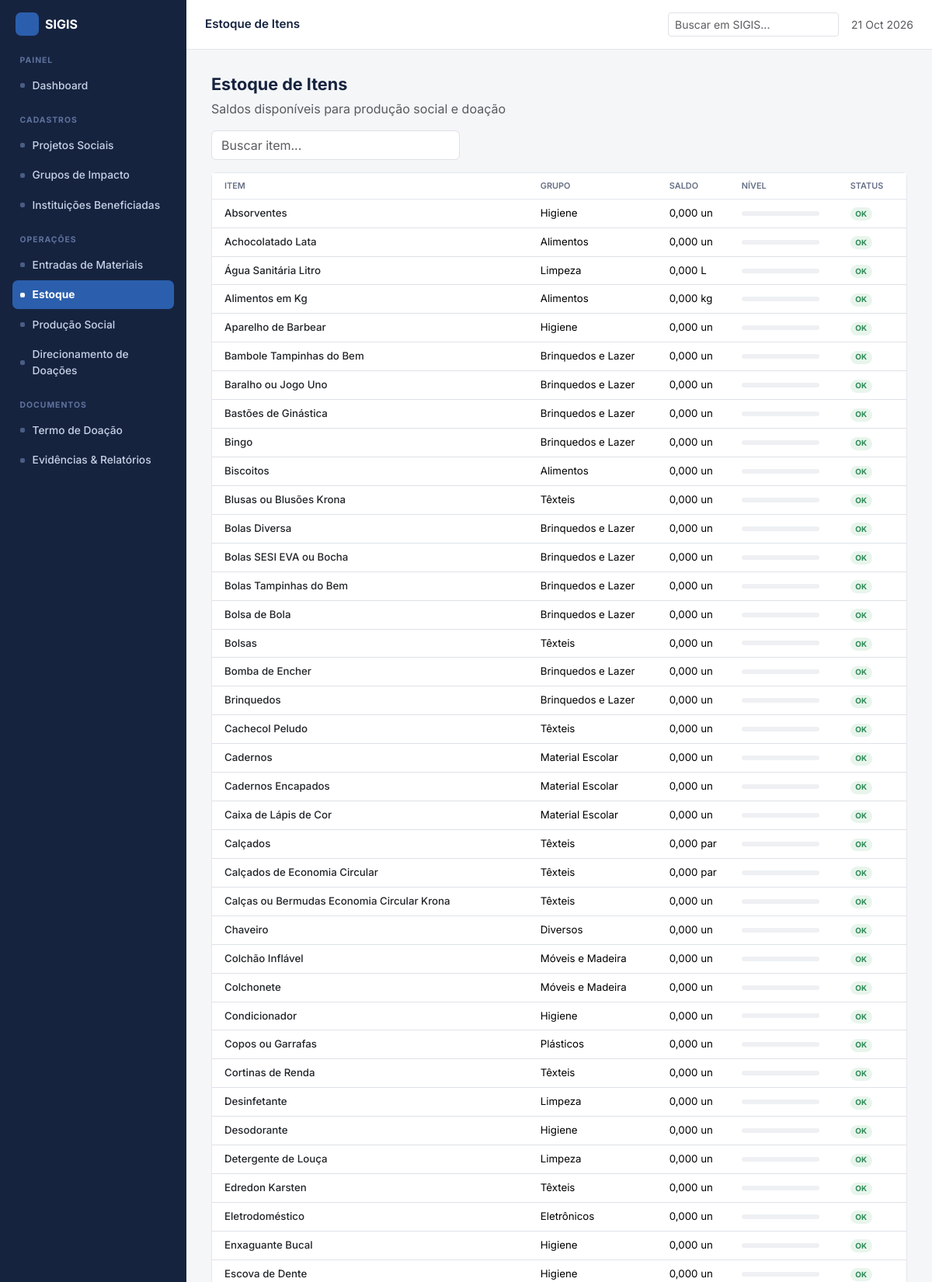
/estoque.php (signed in, upper part), run on the app's committed database.
### tables this page shows
CREATE TABLE estoque (
  id INT AUTO_INCREMENT PRIMARY KEY,
  item_id INT NOT NULL UNIQUE,
  saldo DECIMAL(12,3) NOT NULL DEFAULT 0,
  minimo DECIMAL(12,3) NOT NULL DEFAULT 0,
  FOREIGN KEY (item_id) REFERENCES itens(id)
);

CREATE TABLE itens (
  id INT AUTO_INCREMENT PRIMARY KEY,
  grupo_id INT NOT NULL,
  projeto_id INT NULL,
  nome VARCHAR(150) NOT NULL,
  unidade VARCHAR(20) NOT NULL,
  peso_unitario DECIMAL(10,3) NOT NULL DEFAULT 0,
  multiplicador DECIMAL(10,3) NOT NULL DEFAULT 0,
  FOREIGN KEY (grupo_id) REFERENCES grupos_impacto(id),
  FOREIGN KEY (projeto_id) REFERENCES projetos(id)
);

CREATE TABLE grupos_impacto (
  id INT AUTO_INCREMENT PRIMARY KEY,
  nome VARCHAR(100) NOT NULL,
  cor VARCHAR(7) NOT NULL DEFAULT '#2B5FAD'
);

### includes/functions.php (called while the page is built, shortened)
<?php
function fmt_num($n, $decimals = 0) {
    return number_format((float)$n, $decimals, ',', '.');
}
function e($s) {
    return htmlspecialchars((string)$s, ENT_QUOTES, 'UTF-8');
}

### estoque.php (the view, shortened to what this page needs)
<?php
require_once __DIR__ . '/includes/bootstrap.php';
$q = isset($_GET['q']) ? trim($_GET['q']) : '';
$sql = "SELECT es.*, i.nome as item_nome, i.unidade, g.nome as grupo_nome
        FROM estoque es
        JOIN itens i ON i.id = es.item_id
        LEFT JOIN grupos_impacto g ON g.id = i.grupo_id
        WHERE i.nome LIKE ?
        ORDER BY i.nome";
$stmt = $pdo->prepare($sql);
$stmt->execute(array('%' . $q . '%'));
$estoque = $stmt->fetchAll();
require __DIR__ . '/includes/layout_top.php';
?>
<div class="fw-bold mb-1" style="font-size:1.35rem">Estoque de Itens</div>
<div class="text-muted mb-3">Saldos disponíveis para produção social e doação</div>
<form method="get" class="mb-3">
  <input type="text" name="q" class="form-control" style="width:320px" placeholder="Buscar item..." value="<?php echo e($q); ?>" onchange="this.form.submit()">
</form>
<div class="card">
  <div class="table-responsive">
    <table class="table table-sigis mb-0">
      <thead><tr><th class="ps-3">Item</th><th>Grupo</th><th>Saldo</th><th>Nível</th><th class="pe-3">Status</th></tr></thead>
      <tbody>
        <?php foreach ($estoque as $e) {
            $statusLabel = $e['baixo'] ? 'Baixo' : 'OK';
            $statusBg = $e['baixo'] ? '#FBEDE3' : '#E8F5EC';
            $statusColor = $e['baixo'] ? '#C1662F' : '#2E8B57';
        ?>
          <tr>
            <td class="ps-3 fw-medium text-dark"><?php echo e($e['item_nome']); ?></td>
            <td><?php echo e($e['grupo_nome']); ?></td>
            <td><?php echo fmt_num($e['saldo'], 3) . ' ' . e($e['unidade']); ?></td>
            <td style="width:140px">
              <div class="nivel-track"><div class="nivel-fill" style="width:<?php echo $e['pct']; ?>%;background:<?php echo $statusColor; ?>"></div></div>
            </td>
            <td class="pe-3"><span class="badge rounded-pill" style="background:<?php echo $statusBg; ?>;color:<?php echo $statusColor; ?>;font-weight:700"><?php echo $statusLabel; ?></span></td>
          </tr>
        <?php } ?>
      </tbody>
    </table>
  </div>
</div>
<?php require __DIR__ . '/includes/layout_bottom.php'; ?>

### assets/css/style.css (style rules this page uses)
:root { --navy:#16233F; --blue:#2B5FAD; --blue-dark:#1E4685; --blue-mid:#5B85C4; --blue-light:#8FA8D6; --blue-pale:#C7D4EA; --bg:#F5F6F8; --border:#E3E6EB; --border-light:#F0F1F4; --muted:#667085; --muted2:#98A2B3; --green:#2E8B57; --green-bg:#E8F5EC; --orange:#C1662F; --orange-bg:#FBEDE3; --red:#9B2C2C; --red-bg:#F3E7E7; --accent-bg:#EAF1FB; --accent-text:#1E4685; }
body { background:var(--bg);font-family:'Inter',system-ui,-apple-system,sans-serif;color:var(--navy) }
.card { border-color:var(--border) }
.table-sigis thead th { font-size:.68rem;text-transform:uppercase;color:var(--muted);font-weight:600;border-bottom:1px solid var(--border) }
.table-sigis td { font-size:.83rem;vertical-align:middle }
.nivel-track { width:100px;height:6px;background:#EEF0F3;border-radius:4px;overflow:hidden }

### data on the page
estoque: item.nome "Absorventes", grupos_impacto.nome "Higiene", saldo "0,000", item.unidade "un", statusLabel "OK"
estoque: item.nome "Achocolatado Lata", grupos_impacto.nome "Alimentos", saldo "0,000", item.unidade "un", statusLabel "OK"
estoque: item.nome "Água Sanitária Litro", grupos_impacto.nome "Limpeza", saldo "0,000", item.unidade "L", statusLabel "OK"
estoque: item.nome "Alimentos em Kg", grupos_impacto.nome "Alimentos", saldo "0,000", item.unidade "kg", statusLabel "OK"
estoque: item.nome "Aparelho de Barbear", grupos_impacto.nome "Higiene", saldo "0,000", item.unidade "un", statusLabel "OK"
estoque: item.nome "Bambole Tampinhas do Bem", grupos_impacto.nome "Brinquedos e Lazer", saldo "0,000", item.unidade "un", statusLabel "OK"
estoque: item.nome "Baralho ou Jogo Uno", grupos_impacto.nome "Brinquedos e Lazer", saldo "0,000", item.unidade "un", statusLabel "OK"
estoque: item.nome "Bastões de Ginástica", grupos_impacto.nome "Brinquedos e Lazer", saldo "0,000", item.unidade "un", statusLabel "OK"
estoque: item.nome "Bingo", grupos_impacto.nome "Brinquedos e Lazer", saldo "0,000", item.unidade "un", statusLabel "OK"
estoque: item.nome "Biscoitos", grupos_impacto.nome "Alimentos", saldo "0,000", item.unidade "un", statusLabel "OK"
estoque: item.nome "Blusas ou Blusões Krona", grupos_impacto.nome "Têxteis", saldo "0,000", item.unidade "un", statusLabel "OK"
estoque: item.nome "Bolas Diversa", grupos_impacto.nome "Brinquedos e Lazer", saldo "0,000", item.unidade "un", statusLabel "OK"
estoque: item.nome "Bolas SESI EVA ou Bocha", grupos_impacto.nome "Brinquedos e Lazer", saldo "0,000", item.unidade "un", statusLabel "OK"
estoque: item.nome "Bolas Tampinhas do Bem", grupos_impacto.nome "Brinquedos e Lazer", saldo "0,000", item.unidade "un", statusLabel "OK"
estoque: item.nome "Bolsa de Bola", grupos_impacto.nome "Brinquedos e Lazer", saldo "0,000", item.unidade "un", statusLabel "OK"
estoque: item.nome "Bolsas", grupos_impacto.nome "Têxteis", saldo "0,000", item.unidade "un", statusLabel "OK"
estoque: item.nome "Bomba de Encher", grupos_impacto.nome "Brinquedos e Lazer", saldo "0,000", item.unidade "un", statusLabel "OK"
estoque: item.nome "Brinquedos", grupos_impacto.nome "Brinquedos e Lazer", saldo "0,000", item.unidade "un", statusLabel "OK"
estoque: item.nome "Cachecol Peludo", grupos_impacto.nome "Têxteis", saldo "0,000", item.unidade "un", statusLabel "OK"
estoque: item.nome "Cadernos", grupos_impacto.nome "Material Escolar", saldo "0,000", item.unidade "un", statusLabel "OK"
estoque: item.nome "Cadernos Encapados", grupos_impacto.nome "Material Escolar", saldo "0,000", item.unidade "un", statusLabel "OK"
estoque: item.nome "Caixa de Lápis de Cor", grupos_impacto.nome "Material Escolar", saldo "0,000", item.unidade "un", statusLabel "OK"
estoque: item.nome "Calçados", grupos_impacto.nome "Têxteis", saldo "0,000", item.unidade "par", statusLabel "OK"
estoque: item.nome "Calçados de Economia Circular", grupos_impacto.nome "Têxteis", saldo "0,000", item.unidade "par", statusLabel "OK"
estoque: item.nome "Calças ou Bermudas Economia Circular Krona", grupos_impacto.nome "Têxteis", saldo "0,000", item.unidade "un", statusLabel "OK"
estoque: item.nome "Chaveiro", grupos_impacto.nome "Diversos", saldo "0,000", item.unidade "un", statusLabel "OK"
estoque: item.nome "Colchão Inflável", grupos_impacto.nome "Móveis e Madeira", saldo "0,000", item.unidade "un", statusLabel "OK"
estoque: item.nome "Colchonete", grupos_impacto.nome "Móveis e Madeira", saldo "0,000", item.unidade "un", statusLabel "OK"
estoque: item.nome "Condicionador", grupos_impacto.nome "Higiene", saldo "0,000", item.unidade "un", statusLabel "OK"
estoque: item.nome "Copos ou Garrafas", grupos_impacto.nome "Plásticos", saldo "0,000", item.unidade "un", statusLabel "OK"
estoque: item.nome "Cortinas de Renda", grupos_impacto.nome "Têxteis", saldo "0,000", item.unidade "un", statusLabel "OK"
estoque: item.nome "Desinfetante", grupos_impacto.nome "Limpeza", saldo "0,000", item.unidade "un", statusLabel "OK"
estoque: item.nome "Desodorante", grupos_impacto.nome "Higiene", saldo "0,000", item.unidade "un", statusLabel "OK"
estoque: item.nome "Detergente de Louça", grupos_impacto.nome "Limpeza", saldo "0,000", item.unidade "un", statusLabel "OK"
estoque: item.nome "Edredon Karsten", grupos_impacto.nome "Têxteis", saldo "0,000", item.unidade "un", statusLabel "OK"
estoque: item.nome "Eletrodoméstico", grupos_impacto.nome "Eletrônicos", saldo "0,000", item.unidade "un", statusLabel "OK"
estoque: item.nome "Enxaguante Bucal", grupos_impacto.nome "Higiene", saldo "0,000", item.unidade "un", statusLabel "OK"
estoque: item.nome "Escova de Dente", grupos_impacto.nome "Higiene", saldo "0,000", item.unidade "un", statusLabel "OK"

### other printed values
$group['label'] "PAINEL"
$item['label'] "Dashboard"
$group['label'] "CADASTROS"
$item['label'] "Projetos Sociais"
$item['label'] "Grupos de Impacto"
$item['label'] "Instituições Beneficiadas"
$group['label'] "OPERAÇÕES"
$item['label'] "Entradas de Materiais"
$item['label'] "Estoque"
$item['label'] "Produção Social"
$item['label'] "Direcionamento de Doações"
$group['label'] "DOCUMENTOS"
$item['label'] "Termo de Doação"
$item['label'] "Evidências & Relatórios"
$pageTitle "Estoque de Itens"
